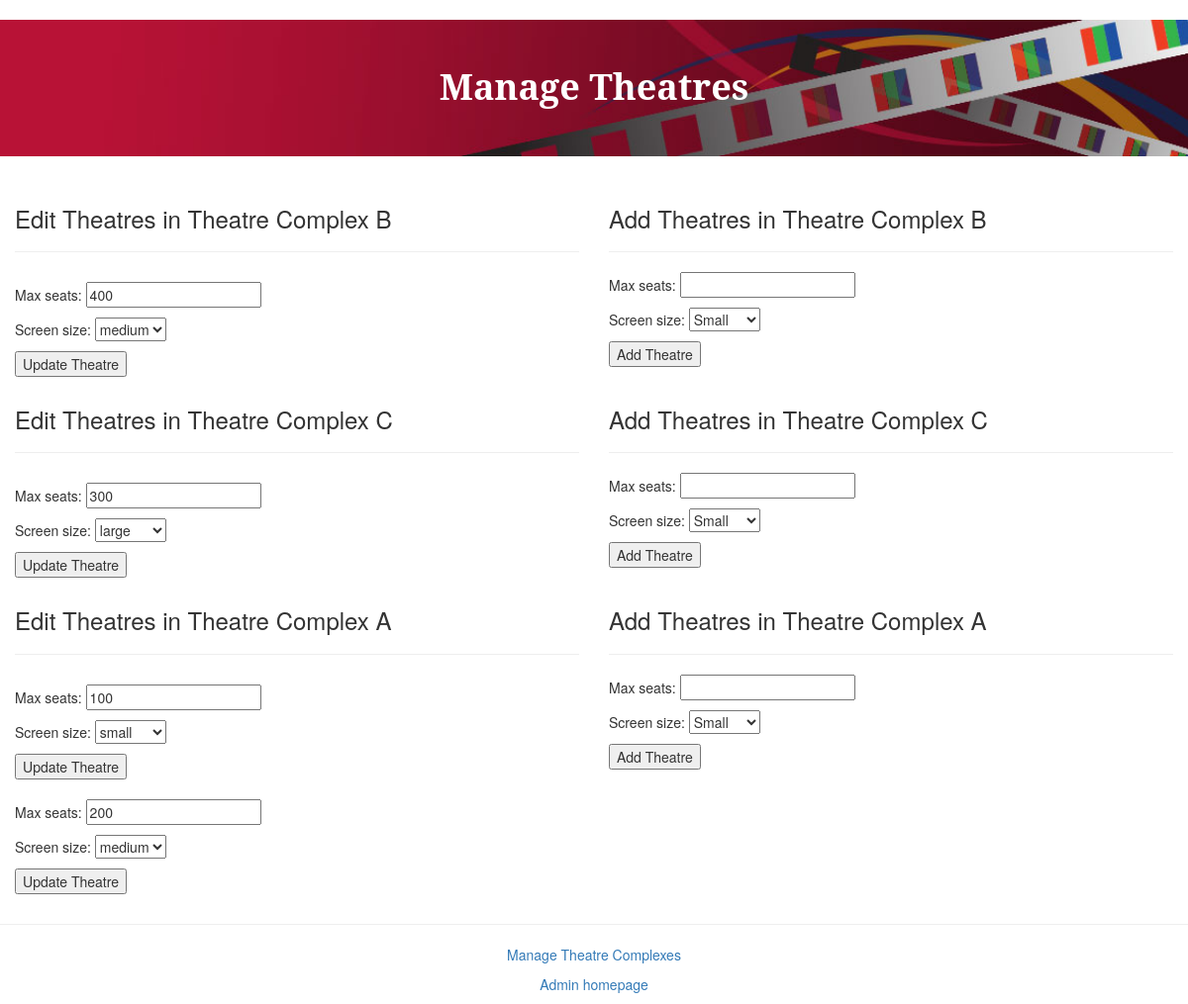
Screenshot of /manage_theatres.php with the database file from the repository.
### tables this page shows
CREATE TABLE `theatre_complex` (
  `Name` varchar(50) NOT NULL,
  `Street` varchar(50) DEFAULT NULL,
  `Street_num` int(11) DEFAULT NULL,
  `City` varchar(50) DEFAULT NULL,
  `Province` varchar(20) DEFAULT NULL,
  `Country` varchar(20) DEFAULT NULL,
  `Postal_Code` char(6) DEFAULT NULL,
  `Num_theatres` int(11) DEFAULT NULL,
  `Phone_num` varchar(11) NOT NULL,
  `Movie_price` float DEFAULT NULL
);

CREATE TABLE `theatre` (
  `Theatre_id` int(11) NOT NULL,
  `Max_seats` int(11) DEFAULT NULL,
  `Screen_size` enum('small','medium','large') DEFAULT NULL,
  `Phone_num` varchar(11) NOT NULL
);

### manage_theatres.php (the view, shortened to what this page needs)
<!DOCTYPE html>
<html>
 <head>
  <link rel="stylesheet" href="https://maxcdn.bootstrapcdn.com/bootstrap/3.3.7/css/bootstrap.min.css">
 </head>
 <body>
   <h1 class = "jumbotron text-center" style="color:white; font-family: 'Noto Serif', serif; padding-bottom: 50px; background-image: url(Pics/film_banner.jpg); background-size: 100% 100%; font-weight: bold">Manage Theatres</h1>
      <?php
	  $conn = connect();
      $sql= "SELECT * FROM theatre_complex WHERE 1";
      $result = $conn->query($sql);
      if ($result->num_rows > 0) {
          while($row = $result->fetch_assoc()) {
			  $Phone_num = $row['Phone_num'];
			  $Complex_name = $row['Name'];
      $sql2= "SELECT * FROM theatre WHERE Phone_num = $Phone_num";
      $result2 = $conn->query($sql2);
      $lmao2 = "";
	  echo "<div class = 'row container-fluid'><div class = 'col-md-6'>";
	  echo "<h3>Edit Theatres in Theatre {$Complex_name}</h3>";
	  echo "<hr class='my-4'>";
      if ($result2->num_rows > 0) {
          while($row = $result2->fetch_assoc()) {
			echo "<form action=update_theatres.php method=post><fieldset>";
			echo "<p><input type=hidden name=Theatre_id required='{$lmao2}' id=name value='{$row['Theatre_id']}' /></p>
			<p>Max seats:  <input type=number min=1 name='Max_seats' required='{$lmao2}'  value='{$row['Max_seats']}' /></p>
			<p>Screen size:  <select name='Screen_size' id ='Screen_size'>
			<option selected value='{$row['Screen_size']}'>{$row['Screen_size']}</option>
			<option value='small'>small</option>
			<option value='medium'>medium</option>
			<option value='large'>large</option</p>
			<p><input type = 'hidden' name=Phone_num  value = '{$Phone_num}' /></p>
			<p><input type=submit name=Submit value='Update Theatre'/></p></fieldset>
			</form> ";
		  }
		}
		echo "</div>";
		echo "<div class = 'col-md-6'>";
		 echo "<h3>Add Theatres in Theatre {$Complex_name}</h3>";
	  echo "<hr class='my-4'>";
	  $lmao = "";
		echo " <form action='add_theatres.php' method='post' accept-charset='UTF-8'>
     <fieldset >
         <p>Max seats: <input type='number' required='{$lmao}' min=1 name='Max_seats_add' id=name maxlength='50' /> </p>
         <p>Screen size:  <select required=required='{$lmao}' name='Screen_size_add' id ='Screen_size'>
			<option selected value='Small'>Small</option>
			<option value='Medium'>Medium</option>
			<option value='Large'>Large</option</p></p>
		<p><input type=hidden name = 'Phone_num' value ='{$Phone_num}'/></p>
		<p><input type='submit' name='Submit' value='Add Theatre' /></p>
     </fieldset>
   </form>";
   echo "</div></div>";
      }
	  }
	  	echo "<hr class='my-4'>";
		echo " <p class = 'text-center'> <a href='manage_theatre_complexes.php'>Manage Theatre Complexes</a></p>";
		echo "<p class = 'text-center'> <a href='admin_index.php'>Admin homepage</a></p>";
    ?>
 </body>
</html>

### rows the page displays
theatre_complex: Name "Complex B"
theatre: Max_seats "400", Screen_size "medium"
theatre_complex: Name "Complex C"
theatre: Max_seats "300", Screen_size "large"
theatre_complex: Name "Complex A"
theatre: Max_seats "100", Screen_size "small"
theatre: Max_seats "200", Screen_size "medium"
